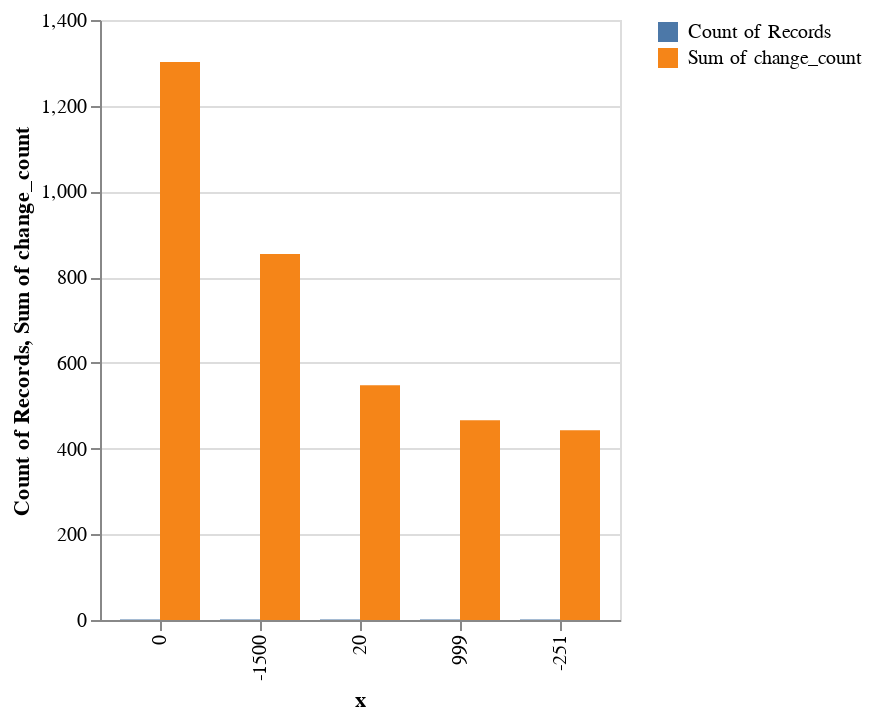

The notebook cell saved with this chart:
### Code cell
DeepnoteChart(high_activity_areas_filtered, """{"layer":[{"layer":[{"mark":{"clip":true,"type":"bar","color":"#4c78a8","tooltip":true},"encoding":{"x":{"sort":null,"type":"nominal","field":"x","scale":{"type":"linear"}},"y":{"sort":null,"type":"quantitative","scale":{"type":"linear"},"format":{"type":"default","decimals":null},"aggregate":"count","formatType":"numberFormatFromNumberType"},"color":{"datum":"Count of Records"},"xOffset":{"datum":"Count of Records"}}}]},{"layer":[{"mark":{"clip":true,"type":"bar","color":"#f58518","tooltip":true},"encoding":{"x":{"sort":null,"type":"nominal","field":"x","scale":{"type":"linear"}},"y":{"sort":null,"type":"quantitative","field":"change_count","scale":{"type":"linear"},"format":{"type":"default","decimals":null},"aggregate":"sum","formatType":"numberFormatFromNumberType"},"color":{"datum":"Sum of change_count"},"xOffset":{"datum":"Sum of change_count"}}}]}],"title":"","config":{"legend":{}},"$schema":"https://vega.github.io/schema/vega-lite/v5.json","encoding":{}}""")

### Figure 1 — Vega-Lite specification as saved in the notebook (floating-point values rounded to 4 significant figures)
{"layer": [{"layer": [{"mark": {"clip": true, "type": "bar", "color": "#4c78a8", "tooltip": true}, "encoding": {"x": {"sort": null, "type": "nominal", "field": "x", "scale": {"type": "linear"}}, "y": {"sort": null, "type": "quantitative", "scale": {"type": "linear"}, "format": {"type": "default", "decimals": null}, "aggregate": "count", "formatType": "numberFormatFromNumberType"}, "color": {"datum": "Count of Records"}, "xOffset": {"datum": "Count of Records"}}}]}, {"layer": [{"mark": {"clip": true, "type": "bar", "color": "#f58518", "tooltip": true}, "encoding": {"x": {"sort": null, "type": "nominal", "field": "x", "scale": {"type": "linear"}}, "y": {"sort": null, "type": "quantitative", "field": "change_count", "scale": {"type": "linear"}, "format": {"type": "default", "decimals": null}, "aggregate": "sum", "formatType": "numberFormatFromNumberType"}, "color": {"datum": "Sum of change_count"}, "xOffset": {"datum": "Sum of change_count"}}}]}], "title": "", "config": {"legend": {}}, "$schema": "https://vega.github.io/schema/vega-lite/v5.json", "encoding": {}, "data": {"values": [{"x": 0, "y": 0, "change_count": 1302}, {"x": -1500, "y": -1000, "change_count": 854}, {"x": 20, "y": -401, "change_count": 548}, {"x": 999, "y": 499, "change_count": 466}, {"x": -251, "y": -415, "change_count": 443}]}}
